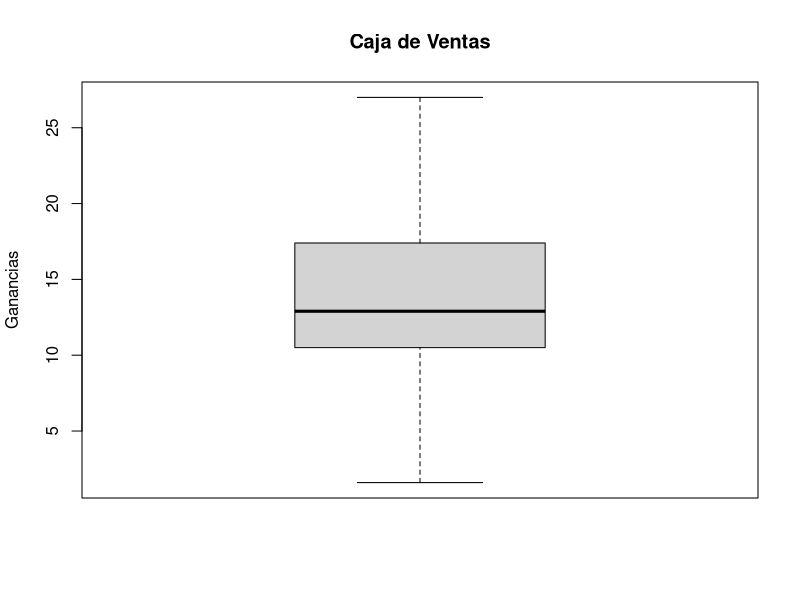

Write R code to recreate this figure. (Note: this script raises an error after producing the figure.)
# Proyecto Final.
# Estudiantes:
# Miguel Colorado 14-10237
# Jose Barrera    15-10123
# Carlos Sivira   15-11377

####################################################################
# Carga el archivo del proyecto
sales_pre = read.table("datosproy.txt", header = TRUE)

####################################################################
# Limpieza la data
sales = sales_pre[-c(23,67,122),]

####################################################################
# Pregunta 1
# Realice un analisis descriptivo y exploratorio de los datos. Incluya en 
# este analisis la matriz de correlacion.

summary(sales_pre)
summary(sales)

# Ventas
ventas = sales$ventas
summary(ventas)
sd(ventas)
boxplot(ventas,main="Caja de Ventas", ylab= "Ganancias")

# Facebook
facebook = sales$facebook
summary(facebook)
sd(facebook)    
boxplot(facebook,main="Caja de Facebook", ylab= "Presupuesto")

# Periodico
periodico = sales$periodico
summary(periodico)
sd(periodico)
boxplot(periodico,main="Caja de Periodico", ylab= "Presupuesto")

# Instagram
instagram = sales$instagram
summary(instagram)
sd(instagram)
boxplot(instagram,main="Caja de Instagram", ylab= "Presupuesto")

# Tv
tv = sales$tv
summary(tv)
sd(tv)
boxplot(tv,main="Caja de Tv", ylab= "Presupuesto")

# Ebay
ebay = sales$ebay
summary(ebay)
sd(ebay)
boxplot(ebay,main="Caja de Ebay", ylab= "Presupuesto")

# Region
Region = sales$Region
summary(Region)
sd(Region)
boxplot(Region,main="Caja de Region", ylab= "Distribucion")

# Desviaciones estandar
sd = c(sd(ventas), sd(facebook), sd(periodico), sd(instagram), sd(tv), sd(ebay), sd(Region));
sd

# Medias
mn = c(mean(ventas), mean(facebook), mean(periodico), mean(instagram), mean(tv), mean(ebay), mean(Region));
mn

# Coeficientes de variacion
cof = sd / mn
cof

# Generacion del factor para la grafica
fc = c(replicate(197,"ventas"), 
        replicate(197,"facebook"), 
        replicate(197,"periodico"), 
        replicate(197,"instagram"), 
        replicate(197,"tv"), 
        replicate(197,"ebay"), 
        replicate(197,"region"))
fct = factor(fc)
dt = c(ventas, facebook, periodico, instagram, tv, ebay, Region)

# Es generada la grafica de todas las variables
boxplot(dt~fct,main="Caja de datos",ylab="Valores", xlab = "Variables")

# Histogramas
hist(ventas,main="Histograma de Ventas",ylab="Frecuencia",xlab="Ventas")
hist(facebook,main="Histograma de Facebook",ylab="Frecuencia",xlab="Facebook")
hist(periodico,main="Histograma de Periodico",ylab="Frecuencia",xlab="Periodico")
hist(instagram,main="Histograma de Instagram",ylab="Frecuencia",xlab="Instagram")
hist(tv,main="Histograma de Tv",ylab="Frecuencia",xlab="Tv")
hist(ebay,main="Histograma de Ebay",ylab="Frecuencia",xlab="Ebay")
hist(Region,main="Histograma de Region",ylab="Frecuencia",xlab="Region")

# Matriz de Correlacion
variables_cuant = sales[1:7]
sales.cor = cor(variables_cuant)
sales.cor

####################################################################
# Pregunta 2
# Calcular el intervalo de confianza del 95% para las medias de ventas por 
# region. Discuta los resultados.

# Calculo del intervalo de confianza para la media de ventas en la region 1
sales_per_region = sales$ventas[sales$Region == 1]
t.test(sales_per_region, conf.level = 0.95)$conf.int

# Calculo del intervalo de confianza para la media de ventas en la region 2
sales_per_region = sales$ventas[sales$Region == 2]
t.test(sales_per_region, conf.level = 0.95)$conf.int

# Calculo del intervalo de confianza para la media de ventas en la region 3
sales_per_region = sales$ventas[sales$Region == 3]
t.test(sales_per_region, conf.level = 0.95)$conf.int

# Calculo del intervalo de confianza para la media de ventas en la region 4
sales_per_region = sales$ventas[sales$Region == 4]
t.test(sales_per_region, conf.level = 0.95)$conf.int

####################################################################
# Pregunta 3
# Encuentre el modelo de regresion simple que mejor se ajuste a
# los datos; realice las pruebas estadisticas que considere conveniente
# para justificar su respuesta, incluyendo un analisis de residuales.

# Facebook
ml1 = lm(sales$ventas ~ sales$facebook)
plot(sales$facebook, sales$ventas, main = "Ventas en funcion de la publicidad en Facebook", xlab = "Publicidad en Facebook", ylab = "Ventas")
abline(ml1)
summary(ml1)
plot(ml1, main = "Ventas ~ Facebook")

# Periodico
ml2 = lm(sales$ventas ~ sales$periodico)
plot(sales$periodico, sales$ventas, main = "Ventas en funcion de la publicidad en Periodico", xlab = "Publicidad en Periodico", ylab = "Ventas")
abline(ml2)
summary(ml2)
plot(ml2, main = "Ventas ~ Periodico")

# Instagram
ml3 = lm(sales$ventas ~ sales$instagram)
plot(sales$instagram, sales$ventas, main = "Ventas en funcion de la publicidad en Instagram", xlab = "Publicidad en Instagram", ylab = "Ventas")
abline(ml3)
summary(ml3)
plot(ml3, main = "Ventas ~ Instagram")

# Tv
ml4 = lm(sales$ventas ~ sales$tv)
plot(sales$tv, sales$ventas, main = "Ventas en funcion de la publicidad en TV", xlab = "Publicidad en Television", ylab = "Ventas")
abline(ml4)
summary(ml4)
plot(ml4, main = "Ventas ~ Tv")

# Ebay
ml5 = lm(sales$ventas ~ sales$ebay)
plot(sales$ebay, sales$ventas, main = "Ventas en funcion de la publicidad en Ebay", xlab = "Publicidad en Ebay", ylab = "Ventas")
abline(ml5)
summary(ml5)
plot(ml5, main = "Ventas ~ Ebay")

# Region
ml6 = lm(sales$ventas ~ sales$Region)
plot(sales$Region, sales$ventas, main = "Ventas en funcion de la Region", xlab = "Publicidad en FB", ylab = "Ventas")
abline(ml6)
summary(ml6)
plot(ml6, main = "Ventas ~ Region")

####################################################################
# Pregunta 4
# Consiga el modelo multiple mas apropiado. Realice, como en el inciso 3, 
# todas las pruebas estadisticas que considere conveniente para justificar 
# su respuesta, incluyendo un analisis de residuos. Considere un nivel del 5%

# Modelo multiple Y~facebook + periodico + instagram + tv + ebay + Region
mlm1 = lm(sales$ventas ~ sales$facebook + sales$periodico + sales$instagram + sales$tv + sales$ebay + sales$Region)
summary(mlm1)
plot(mlm1, main = "Modelo multiple Y~facebook + periodico + instagram + tv + ebay + Region")

# Modelo multiple Y~facebook + instagram + tv + ebay + Region
mlm2 = lm(sales$ventas ~ sales$facebook + sales$instagram + sales$tv + sales$ebay + sales$Region)
summary(mlm2)
plot(mlm2, main = "Modelo multiple Y~facebook + instagram + tv + ebay + Region")

# Modelo multiple Y~facebook + instagram + tv + Region
mlm3 = lm(sales$ventas ~ sales$facebook + sales$instagram + sales$tv + sales$Region)
summary(mlm3)
plot(mlm3, main = "Modelo multiple Y~facebook + instagram + tv + Region")

# Modelo multiple Y~facebook + instagram + Region
mlm4 = lm(sales$ventas ~ sales$facebook + sales$instagram + sales$Region)
summary(mlm4)
plot(mlm4, main = "Modelo multiple Y~facebook + instagram + Region")

# Mejor modelo conseguido. Presenta problemas en la normalidad de los residuales con datos atipicos
# Modelo multiple Y~facebook + instagram
mlm5 = lm(sales$ventas ~ sales$facebook + sales$instagram)
summary(mlm5)
predict(mlm5,sales,interval = "prediction")
plot(mlm5, main = "Modelo multiple Y~facebook + instagram")
boxplot(rstandard(mlm5), main = "Caja de residuales", ylab = "Residuales")
hist(rstandard(mlm5), main="Histograma de residuales",ylab="Frecuencia",xlab="Rango")

# Se eliminan los valores de la tabla que afectan la normalidad de los residuales
sales_mod = sales[-c(128, 124, 56, 6, 77, 3, 74, 25, 186, 176, 171, 167, 164, 156, 129, 130, 101, 35, 80, 163, 133),]

# Esta modificacion del modelo anterior mejora el modelo a costa de eliminar datos de la tabla
# Se aprecia que los residuales se encuentran bien distribuidos de forma normal
# Modelo multiple Y~facebook + instagram modificado
mlm6 = lm(sales_mod$ventas ~ sales_mod$facebook + sales_mod$instagram)
summary(mlm6)
predict(mlm6,sales_mod,interval = "prediction")
plot(mlm6, main = "Modelo multiple Y~facebook + instagram modificado")
boxplot(rstandard(mlm6), main = "Caja de residuales", ylab = "Residuales")
hist(rstandard(mlm6), main="Histograma de residuales",ylab="Frecuencia",xlab="Rango")

####################################################################
# Pregunta 5
# Estudios previos indican que las ventas en la region 1 muestran un 
# precio de 150 (millones), aunque estudios suponen que dicha cantidad 
# es superior a la mostrada por este analisis. Con un nivel de confianza 
# que usted considere necesario, realice un codigo en el software estadistico 
# R que muestre el resultado de dicho analisis. Analice los resultados y concluya.

# Se obtiene las ventas de la primera region
sales_per_region = sales$ventas[sales$Region == 1]

# Se define la hipotesis nula como m0 igual a 150
# La hipotesis alternativa sera que m0 es mayor a 150
m0 = 150

# Se obtiene el tamano de la muestra (grande 49>30)
n = length(sales_per_region)

# Se obtiene la media de la muestra
sample_mean = mean(sales_per_region)

# Se obtiene la media de la muestra
standard_deviation = sd(sales_per_region)

# Se calcula el estadistico Z por tratarse de una muestra grande
z = ((sample_mean - m0) / (standard_deviation / sqrt(n)))
z

# Se obtiene el p-valor asociado a Z
p_value = pnorm(z, lower.tail=FALSE)
p_value

# Se realiza el estudio de las las hipotesis propuestas
t.test(sales_per_region, alternative = "greater", mu = 150, conf.level = 0.95)

# Seccion de observacion en el informe
# Estudio de la prueba de hipotesis para cola inferior
z = ((sample_mean - m0) / (standard_deviation / sqrt(n)))
z

# Se obtiene el p-valor asociado a Z
p_value = pnorm(z, lower.tail=TRUE)
p_value

# Se realiza el estudio de las las hipotesis propuestas
t.test(sales_per_region, alternative = "less", mu = 15, conf.level = 0.95)

####################################################################
# Pregunta 6
# Para el modelo de regresion lineal simple obtenido en el
# inciso 3, realice la prediccion correspondiente para 5 ventas
# que se anexan a la muestra, los datos se presentan en el Cuadro 1.
# Grafique los intervalos de prediccion y de confianza
# respectivamente. Realice el anolisis respectivo.

# El mejor modelo fue modeloFacebook o ml1, entonces se utilizara este
# para predecir las ventas.
modeloFacebook = lm(ventas~facebook)

nuevosPresupuestos = data.frame(facebook=c(300, 320, 338, 350, 400))

# Se grafica el modelo y las bandas de confianza/prediccion
plot(facebook, ventas, main="Intervalos para el modelo ventas~facebook", xlab = "Presupuesto asignado a Facebook")
abline(modeloFacebook)

# Prediccion para el nuevo presupuesto asignado a publicidad
(predict(modeloFacebook, nuevosPresupuestos, interval = 'predict'))

# Se generan puntos para las bandas
sequence = data.frame(facebook = seq(0, 300, 1))

# Intervalo de prediccion
predicFacebook = predict(modeloFacebook, sequence, interval = "prediction")
lines(sequence$facebook, predicFacebook[,2], lty = 2, col = "red")
lines(sequence$facebook, predicFacebook[,3], lty = 2, col = "red")

# Intervalo de confianza para el 95%
confFacebook = predict(modeloFacebook, sequence, interval = "confidence")
lines(sequence$facebook, confFacebook[,2], lty = 2, col = "blue")
lines(sequence$facebook, confFacebook[,3], lty = 2, col = "blue")

# Se agrega una leyenda
legend("topleft", legend=c("Interv. Prediccion", "Interv. Confianza para 95%"),
       col=c("red", "blue"), lty=2:2, cex=0.8)

####################################################################
# Pregunta 7
# Existe suficiente evidencia que permita concluir que las ventas media 
# de las variables de estudio difieren con respecto a las regiones. Use 
# el procedimiento de analisis de varianza para un diseno de un factor.
# Que concluiria usted con un nivel de significancia alpha = 0.03

# H0: Las medias de ventas entre las regiones son iguales
dat=sales$ventas
fact=factor(sales$Region)
tapply(dat,fact,mean)
boxplot(dat~fact, main = "Caja de regiones", xlab = "Regiones", ylab= "Ventas")

# Se observa que los valores de Q2 son cercanos entre si, 
# de manera que las medias de cada region se encuentran dentro del 
# rango intercuartil resto de las regiones, los cuales son similares entre si.
mod.lm=lm(dat~fact)
anova(mod.lm)

# Como pvalor>0.03 no podemos rechazar la hipotesis nula. Entonces no hay 
# suficiente evidencia para concluir que que las ventas medias de las 
# variables de estudio difieren con especto a las regiones.